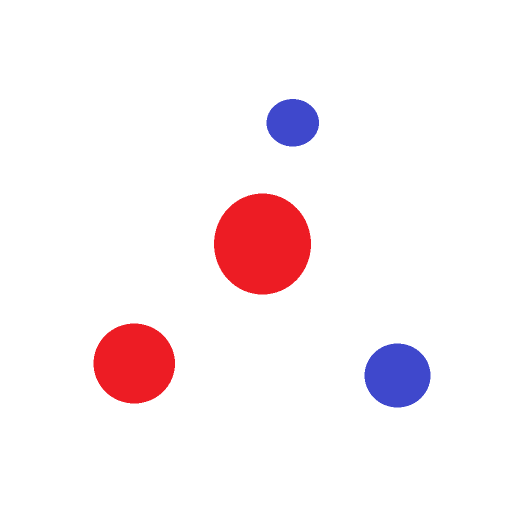
#> input picture test.bmp, 1024 x 1024 px (shown at 1/2 size)
$ jupyter execute --allow-errors main.ipynb   (shell and % lines are left out)
#> lines starting #> are read from the running program, lines starting #| are printed output that depends on the picture; after the words box and inside, x2 and y2 are one past the last pixel; in counts of white or black regions, pixels touching at a corner belong together
<a href="https://colab.research.google.com/github/pyqt555/cudaFieldLines/blob/master/main.ipynb" target="_parent"></a>

[cell 1]
import numpy as np
import numba
import math
import time
import cv2 as cv2
import matplotlib.pyplot as plt
from matplotlib.colors import hsv_to_rgb as rgb
import os
try:
    from google.colab.patches import cv2_imshow
except:
    print("Not running on Colab, replace cv2_imshow with cv2.imshow()")
from joblib import Parallel, delayed
from multiprocessing.dummy import Pool as ThreadPool
import itertools

charge=[x,y,c]

[cell 2]
X=0
Y=1
C=2
TIMESCALE=10
E0=1

[cell 3]
def compute_force(c1,c2):

    c_dir=c1[C]*c2[C]
    dist=np.sqrt(np.square(c1[X]-c2[X])+np.square(c1[Y]-c2[Y]))
    dir_vec=[c1[X]-c2[X],c1[Y]-c2[Y]]
    dir_len=dist
    norm_vec=[dir_vec[X]/dir_len,dir_vec[Y]/dir_len]
    return_const=(1/(4*math.pi*np.square(dist)*E0))*TIMESCALE*c_dir
    return_vec=[norm_vec[X]*return_const,norm_vec[Y]*return_const]
    return return_vec

[cell 4]
compute_force([1,0,1],[-1,0,1])

[cell 5]
lst=[]
testcharge=[0,5,-1]
for i in range(4630):
    testcharge_dir=compute_force(testcharge,[-10,0,1])
    testcharge_dir_2=compute_force(testcharge,[10,0,-1])
    testcharge=[testcharge_dir[X]+testcharge[X]+testcharge_dir_2[X],testcharge_dir[Y]+testcharge[Y]+testcharge_dir_2[Y],testcharge[C]]


    lst.append(testcharge)
testcharge=[0,5,1]
for i in range(4630):
    testcharge_dir=compute_force(testcharge,[-10,0,1])
    testcharge_dir_2=compute_force(testcharge,[10,0,-1])
    testcharge=[testcharge_dir[X]+testcharge[X]+testcharge_dir_2[X],testcharge_dir[Y]+testcharge[Y]+testcharge_dir_2[Y],testcharge[C]]


    lst.append(testcharge)
testcharge=[0,2.5,-1]
for i in range(3364):
    testcharge_dir=compute_force(testcharge,[-10,0,1])
    testcharge_dir_2=compute_force(testcharge,[10,0,-1])
    testcharge=[testcharge_dir[X]+testcharge[X]+testcharge_dir_2[X],testcharge_dir[Y]+testcharge[Y]+testcharge_dir_2[Y],testcharge[C]]


    lst.append(testcharge)
testcharge=[0,2.5,1]
for i in range(3364):
    testcharge_dir=compute_force(testcharge,[-10,0,1])
    testcharge_dir_2=compute_force(testcharge,[10,0,-1])
    testcharge=[testcharge_dir[X]+testcharge[X]+testcharge_dir_2[X],testcharge_dir[Y]+testcharge[Y]+testcharge_dir_2[Y],testcharge[C]]


    lst.append(testcharge)
## underside
testcharge=[0,-5,-1]
for i in range(4630):
    testcharge_dir=compute_force(testcharge,[-10,0,1])
    testcharge_dir_2=compute_force(testcharge,[10,0,-1])
    testcharge=[testcharge_dir[X]+testcharge[X]+testcharge_dir_2[X],testcharge_dir[Y]+testcharge[Y]+testcharge_dir_2[Y],testcharge[C]]


    lst.append(testcharge)
testcharge=[0,-5,1]
for i in range(4630):
    testcharge_dir=compute_force(testcharge,[-10,0,1])
    testcharge_dir_2=compute_force(testcharge,[10,0,-1])
    testcharge=[testcharge_dir[X]+testcharge[X]+testcharge_dir_2[X],testcharge_dir[Y]+testcharge[Y]+testcharge_dir_2[Y],testcharge[C]]


    lst.append(testcharge)
testcharge=[0,-80,100]
for i in range(121400):
    testcharge_dir=compute_force(testcharge,[-10,0,1])
    testcharge_dir_2=compute_force(testcharge,[10,0,-1])
    testcharge=[testcharge_dir[X]+testcharge[X]+testcharge_dir_2[X],testcharge_dir[Y]+testcharge[Y]+testcharge_dir_2[Y],testcharge[C]]


    lst.append(testcharge)
testcharge=[0,-80,-100]
for i in range(121400):
    testcharge_dir=compute_force(testcharge,[-10,0,1])
    testcharge_dir_2=compute_force(testcharge,[10,0,-1])
    testcharge=[testcharge_dir[X]+testcharge[X]+testcharge_dir_2[X],testcharge_dir[Y]+testcharge[Y]+testcharge_dir_2[Y],testcharge[C]]


    lst.append(testcharge)
## plot

lst.append([-10,0,-1])
lst.append([10,0,1])
lst=np.array(lst)
plt.plot(lst[:,0], lst[:,1],",")
plt.show()
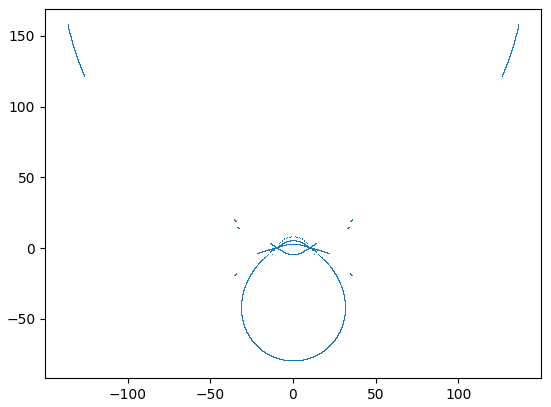
#> figure drawn by matplotlib, 1 panel
lst

Numba Implementation(slow and wrong)

[cell 6]
@numba.vectorize(["float64(float64,float64,float64,float64,float64,float64)"])
def compute_forces(c1,c2,x1,x2,y1,y2):
    c_dir=c1*c2
    dist=(((x1-x2)**2)+((y1-y2)**2))**.5
    dir_vec=[x1-x2,y1-y2]
    dir_len=dist
    norm_vec=[dir_vec[X]/dir_len,dir_vec[Y]/dir_len]
    return_const=(1/(4*math.pi*(dist**2)*E0))*TIMESCALE*c_dir
    return_vec=[norm_vec[X]*return_const,norm_vec[Y]*return_const]
    return return_vec[0]

#> (a cell that did not finish here is left out)

[cell 8]
test=np.random.random((6,100000))


compute_forces(*test)

Numba (fast)

[cell 9]
from numba import float64
#> (the rest of this cell did not finish here and is left out)

[cell 10]
test=np.random.random((3,2,100))


#> (the rest of this cell did not finish here and is left out)

#> (a cell that did not finish here is left out)

[cell 12]
test2=np.array([[[1,1,1],[2,2,2]]],dtype="float64")
res=np.zeros((2,3))
@numba.jit
def compute_vectors_guv_fixed_output(non_statics,statics):
    f=compute_force_guv(non_statics,statics,np.zeros((statics.shape[0],3)))[:,:2]
    return np.array([np.sum(f[:,0]),np.sum(f[:,1])])

#> (a cell that did not finish here is left out)

[cell 14]
#@numba.jit
def compute_line(testcharge,line_length,statics):
  #print("new Charge")
  positions=[]
  for i in range(int(line_length)):
        #if i%100==0:
        #  print(i)
        testcharge_dir=compute_vectors_guv_fixed_output([testcharge],statics)

        testcharge=[testcharge[X]+testcharge_dir[X],testcharge[Y]+testcharge_dir[Y],testcharge[C]]

        if (testcharge_dir[X]**2+testcharge_dir[Y]**2) >(1*TIMESCALE)**2:
          #print(i)
          #print(np.sum(testcharge_dir**2))
          break

        positions.append(testcharge)
  #print("computed")
  return positions

def compute_lines(statics,nonstatics,line_length=1000):
    nonstatics=nonstatics.copy()
    positions=[]
    pool = ThreadPool(int((nonstatics.shape[0]/2)+0.999))
    print(nonstatics.shape[0])
    results = pool.starmap(compute_line, zip(nonstatics,itertools.repeat(line_length),itertools.repeat(statics)))
    pool.close()
    pool.join()
    #results=compute_line(nonstatics[0],line_length,statics)
    return np.array(results)

Random tests

[cell 15]
#statics=np.random.random((2000,3))*3.145926
statics=np.array([[-10,0,-.1],[10,0,.1]])#*4
Nonstatics=np.ones((20,3))
Nonstatics[0:10,1]=range(10)
Nonstatics[10:20,1]=range(10)
Nonstatics[:,1]+=.5
Nonstatics[:,0]=0
Nonstatics[10:20,2]=-1
Nonstatics[0:10,2]=1
Nonstatics[:,1]-=5
#statics=np.sin(statics)
TIMESCALE=100
#> (the rest of this cell did not finish here and is left out)


#> (a cell that did not finish here is left out)

Homogen Test

[cell 17]
n_vertical=2000
Statics=np.ones((2*n_vertical,3))
Statics[0:n_vertical,0]=-10
Statics[n_vertical:2*n_vertical,0]=10
Statics[0:n_vertical,2]=-1
Statics[0:n_vertical,1]=range(n_vertical)
Statics[n_vertical:n_vertical*2,1]=range(n_vertical)
Nonstatics=np.ones((20,3))
Nonstatics[0:10,1]=range(10)
Nonstatics[10:20,1]=range(10)
Nonstatics[:,1]+=.5
Nonstatics[:,0]=0
Nonstatics[10:20,2]=-.1
Nonstatics[0:10,2]=.1
Nonstatics[:,1]*=n_vertical/10
#> (the rest of this cell did not finish here and is left out)

lst=np.array(Hfl)

plt.plot(Statics[0:n_vertical,0], Statics[0:n_vertical,1],"o" ,color=rgb((1.,1.,1.)))
plt.plot(Statics[n_vertical:n_vertical*2,0], Statics[n_vertical:n_vertical*2,1],"o" ,color=rgb((2/3,1.,1.)))
for line in lst:
  if len(line)>10:
    nl=[]
    for p in line:
      if p[0]<10 and p[0]>-10 and p[1]>-n_vertical and p[1]<n_vertical:
        nl.append((p[0],p[1]))
    nl=np.array(nl)
    plt.plot(nl[:,0], nl[:,1],",",color="black")
plt.plot(statics[:,0], statics[:,1],"o")


plt.show()


plt.show()
#lst

Test imload

[cell 18]
os.listdir()

[cell 19]
testimg=cv2.imread("test.bmp")
#> testimg is the input picture: shape (1024, 1024, 3); mean B, G, R 243.3, 240.2, 250.3

#cv2_imshow(testimg)
#testimg=cv2.cvtColor(testimg,cv2.COLOR_BGR2GRAY)

#cv2_imshow()
np.array(np.where(testimg!=255)).shape
#> Out = (3, 216804)

[cell 20]
test_array= np.arange(180)
test_array+=75
test_array=test_array%180
test_array

[cell 21]
def extract_charges(img,val_img=None):
  img=cv2.cvtColor(img.copy(),cv2.COLOR_BGR2HSV)

  if type(val_img)!=type(None):
    valarray=cv2.cv2Color(val_img.copy(),cv2.COLOR_BGR2GRAY)/255
  else:
    valarray=np.ones(img[:,:,0].shape)

  bluemask=cv2.inRange(img, (80,125,125), (130,255,255))
  redmaskimg=img
  redmaskimg[:,:,0]+=75
  redmaskimg[:,:,0]=redmaskimg[:,:,0]%180
  redmask=cv2.inRange(redmaskimg,(65,125,125),(85,255,255))
  # [4 lines of commented-out code are left out]
  charges=[]
  neg_c=np.array(np.where(bluemask!=0))
  for i in range(neg_c.shape[1]):
    coords=neg_c[:,i]
    charges.append([coords[1],bluemask.shape[0]-coords[0]-1,valarray[coords[0],coords[1]]*-1])
  pos_c=np.array(np.where(redmask!=0))
  for i in range(neg_c.shape[1]):
    coords=pos_c[:,i]
    charges.append([coords[1],bluemask.shape[0]-coords[0]-1,valarray[coords[0],coords[1]]])
  return np.array(charges)

#%lprun -f extract_charges extract_charges(testimg)

[cell 22]
testimgarray=np.ones((100,200))
cv2_imshow(testimgarray)

[cell 23]
def distribute_line_charges(img,res_x,res_y=None):
  if type(res_y)==type(None):
    res_y=res_x

  x_coords=((np.arange(res_x)+.5)/res_x)*img.shape[1]
  y_coords=((np.arange(res_y)+.5)/res_y)*img.shape[0]
  lines=np.array(np.meshgrid(x_coords,y_coords,(-1,1))).T.reshape(-1,3)
  return lines
#%lprun -f distribute_line_charges distribute_line_charges(testimg,10)

[cell 24]
def display_lines_from_img(img,res_x,res_y=None,sim_scale=100,val_img=None,line_length=1000,Timescale=1,Linemode=True,markersize=.1,linewidth=.2,marker=","):
  TIMESCALE=Timescale


  scale_percent = 60 # percent of original size
  width = int(img.shape[1] * sim_scale / 100)
  height = int(img.shape[0] * sim_scale / 100)
  dim = (width, height)
  img = cv2.resize(img.copy(), dim, interpolation = cv2.INTER_AREA)

  stationary_charges=extract_charges(img.copy(),val_img)
  line_charges=distribute_line_charges(img.copy(),res_x,res_y)
  lines=np.array(compute_lines(stationary_charges,line_charges,line_length))
  neg,pos=np.split(stationary_charges,2)
  plt.plot(pos[:,0], pos[:,1],"o" ,color=rgb((1.,1.,1.)))
  plt.plot(neg[:,0], neg[:,1],"o" ,color=rgb((2/3,1.,1.)))
  #print(lines)
  #lines=lines.flatten()#lines.reshape((int(len(lines.flatten())/3),3))
  for line in lines:
    if len(line)>0:
      nl=[]
      for el in line:
        if not (el[0]>img.shape[0]or el[1]>img.shape[1]or el[0]<0 or el[1]<0):
          nl.append([el[0],el[1]])
      nl=np.array(nl)
      #print(nl)
      if Linemode:
        plt.plot(nl[:,0], nl[:,1],color="black",linestyle='-', linewidth=linewidth)
      else:
        plt.plot(nl[:,0], nl[:,1],marker,color="black",markersize=markersize)

  plt.show()

#> (the rest of this cell did not finish here and is left out)

#> in display_lines_from_img, `img = cv2.resize(img.copy(), dim, interpolation = cv2.INTER_AREA)`:
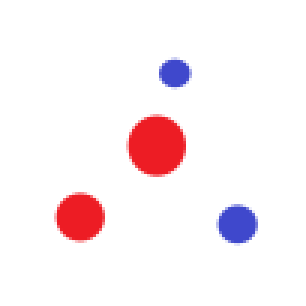
#> img: shape (102, 102, 3) (shown 3 times larger); mean of channels 0, 1, 2 243.3, 240.2, 250.3; drawn as B, G, R
#> in extract_charges, `img=cv2.cvtColor(img.copy(),cv2.COLOR_BGR2HSV)`: img: shape (102, 102, 3); mean H, S, V 12.6, 14.4, 253.1
#> in extract_charges, `bluemask=cv2.inRange(img, (80,125,125), (130,255,255))`:
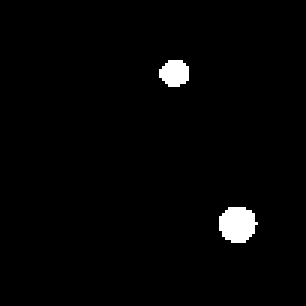
#> bluemask: shape (102, 102) (shown 3 times larger); 1.8% white; 2 white regions, box (x1, y1, x2, y2) and area: (73, 69, 86, 81) 121, (53, 20, 63, 29) 71
#> in extract_charges, `redmaskimg[:,:,0]+=75`: redmaskimg: shape (102, 102, 3); mean H, S, V 87.6, 14.4, 253.1
#> in extract_charges, `redmaskimg[:,:,0]=redmaskimg[:,:,0]%180`: redmaskimg: shape (102, 102, 3); mean H, S, V 73.4, 14.4, 253.1
#> in extract_charges, `redmask=cv2.inRange(redmaskimg,(65,125,125),(85,255,255))`:
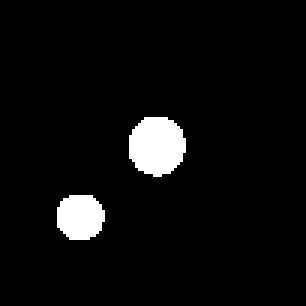
#> redmask: shape (102, 102) (shown 3 times larger); 4.8% white; 2 white regions, box (x1, y1, x2, y2) and area: (43, 39, 62, 59) 300, (19, 65, 35, 80) 198
#> the loop in extract_charges, `for i in range(neg_c.shape[1]):` made 192 passes
#> coords on passes 1 to 3: [20, 56], [20, 57], [20, 58]
#> after the loop in extract_charges, `for i in range(neg_c.shape[1]):`: charges = 192 items, first 6: [56, 81, -1], [57, 81, -1], [58, 81, -1], [59, 81, -1], [60, 81, -1], [55, 80, -1]
#> the loop in extract_charges, `for i in range(neg_c.shape[1]):` made 192 passes
#> coords on passes 1 to 3: [39, 48], [39, 49], [39, 50]
#> after the loop in extract_charges, `for i in range(neg_c.shape[1]):`: charges = 384 items, first 6: [56, 81, -1], [57, 81, -1], [58, 81, -1], [59, 81, -1], [60, 81, -1], [55, 80, -1]
#> in display_lines_from_img, `stationary_charges=extract_charges(img.copy(),val_img)`: stationary_charges = 384 rows, first 8: [56, 81, -1], [57, 81, -1], [58, 81, -1], [59, 81, -1], [60, 81, -1], [55, 80, -1], [56, 80, -1], [57, 80, -1]
#> in display_lines_from_img, `line_charges=distribute_line_charges(img.copy(),res_x,res_y)`: line_charges = 200 rows, first 8: [5.1, 5.1, -1], [5.1, 15.3, -1], [5.1, 25.5, -1], [5.1, 35.7, -1], [5.1, 45.9, -1], [5.1, 56.1, -1], [5.1, 66.3, -1], [5.1, 76.5, -1]
#> in compute_lines (call 3), `nonstatics=nonstatics.copy()`: nonstatics has the same summary as line_charges in display_lines_from_img
#| 200
